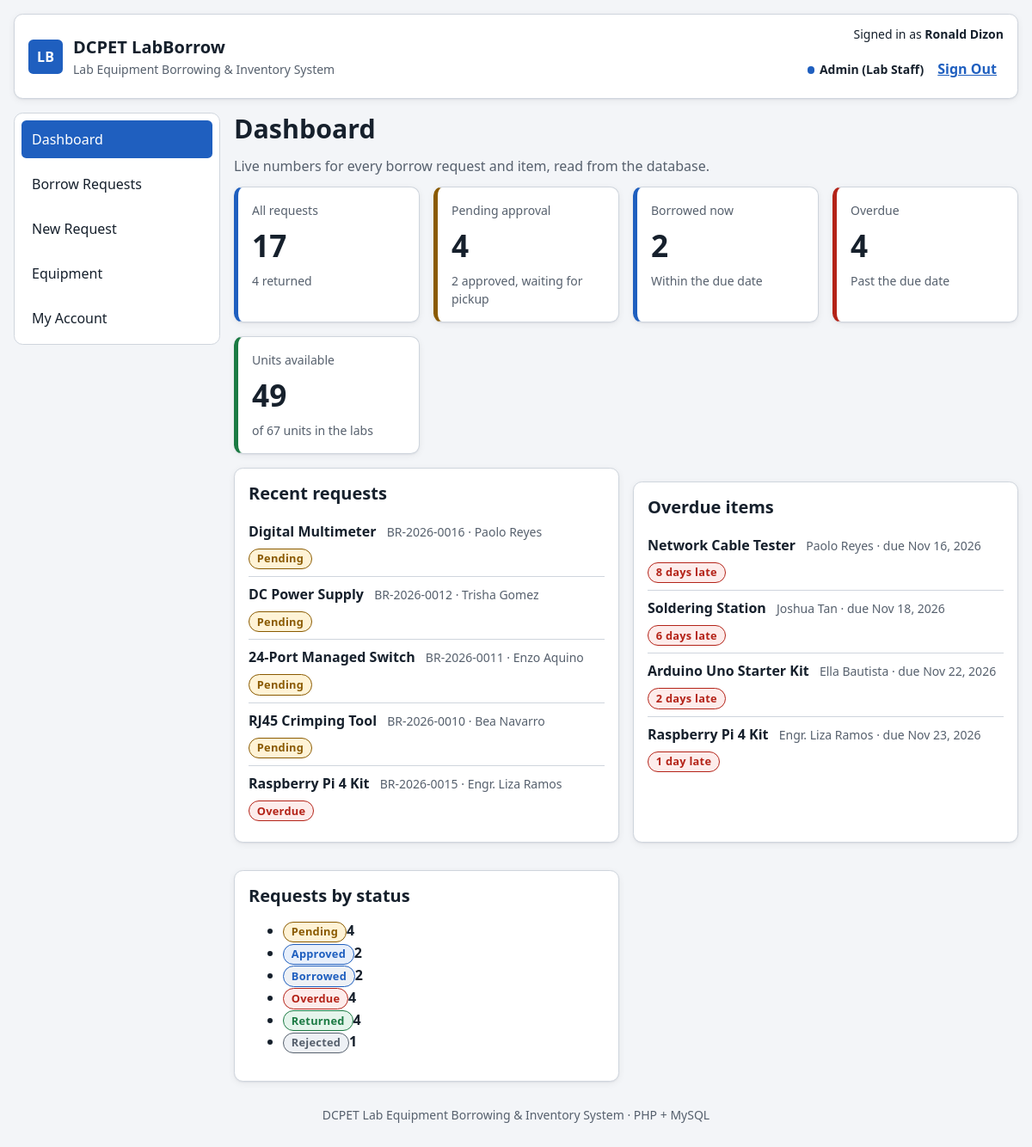
The app's page /dashboard.php (signed in) with its own data.
### tables this page shows
CREATE TABLE users (
  id             INT UNSIGNED AUTO_INCREMENT PRIMARY KEY,
  school_id      VARCHAR(20)  NOT NULL UNIQUE,
  full_name      VARCHAR(100) NOT NULL,
  email          VARCHAR(120) NOT NULL UNIQUE,
  password_hash  VARCHAR(255) NOT NULL,
  role           ENUM('super_admin','admin','user') NOT NULL DEFAULT 'user',
  borrower_type  ENUM('Student','Faculty','Staff') NOT NULL DEFAULT 'Student',
  is_active      TINYINT(1)   NOT NULL DEFAULT 1,
  last_login_at  DATETIME     NULL,
  created_at     DATETIME     NOT NULL DEFAULT CURRENT_TIMESTAMP,
  updated_at     DATETIME     NOT NULL DEFAULT CURRENT_TIMESTAMP ON UPDATE CURRENT_TIMESTAMP,
  INDEX idx_users_role (role)
);

CREATE TABLE borrow_requests (
  id               INT UNSIGNED AUTO_INCREMENT PRIMARY KEY,
  code             VARCHAR(20)  NULL UNIQUE,
  user_id          INT UNSIGNED NOT NULL,
  equipment_id     INT UNSIGNED NOT NULL,
  quantity         INT UNSIGNED NOT NULL,
  purpose          ENUM('Class activity','Project','Thesis','Other') NOT NULL,
  purpose_details  VARCHAR(255) NULL,
  borrow_date      DATE NOT NULL,
  due_date         DATE NOT NULL,
  returned_date    DATE NULL,
  status           ENUM('PENDING','APPROVED','BORROWED','RETURNED','REJECTED') NOT NULL DEFAULT 'PENDING',
  remarks          VARCHAR(255) NULL,
  created_by       INT UNSIGNED NULL,
  processed_by     INT UNSIGNED NULL,
  created_at       DATETIME NOT NULL DEFAULT CURRENT_TIMESTAMP,
  updated_at       DATETIME NOT NULL DEFAULT CURRENT_TIMESTAMP ON UPDATE CURRENT_TIMESTAMP,
  CONSTRAINT fk_requests_user      FOREIGN KEY (user_id)      REFERENCES users(id)     ON DELETE RESTRICT,
  CONSTRAINT fk_requests_equipment FOREIGN KEY (equipment_id) REFERENCES equipment(id) ON DELETE RESTRICT,
  CONSTRAINT fk_requests_creator   FOREIGN KEY (created_by)   REFERENCES users(id)     ON DELETE SET NULL,
  CONSTRAINT fk_requests_processor FOREIGN KEY (processed_by) REFERENCES users(id)     ON DELETE SET NULL,
  INDEX idx_requests_status (status),
  INDEX idx_requests_due (due_date),
  CHECK (quantity >= 1),
  CHECK (due_date >= borrow_date)
);

CREATE TABLE equipment (
  id              INT UNSIGNED AUTO_INCREMENT PRIMARY KEY,
  code            VARCHAR(20)  NOT NULL UNIQUE,
  name            VARCHAR(120) NOT NULL,
  category        VARCHAR(60)  NOT NULL,
  laboratory      VARCHAR(80)  NOT NULL,
  total_units     INT UNSIGNED NOT NULL,
  item_condition  ENUM('Good','Needs calibration','Under repair','Retired') NOT NULL DEFAULT 'Good',
  description     TEXT NULL,
  created_at      DATETIME NOT NULL DEFAULT CURRENT_TIMESTAMP,
  updated_at      DATETIME NOT NULL DEFAULT CURRENT_TIMESTAMP ON UPDATE CURRENT_TIMESTAMP,
  INDEX idx_equipment_category (category),
  CHECK (total_units >= 1)
);

### includes/db.php (called while the page is built, shortened)
<?php
function db(): PDO
{
    static $pdo = null;
    if ($pdo === null) {
        $dsn = 'mysql:host=' . DB_HOST . ';port=' . DB_PORT . ';dbname=' . DB_NAME . ';charset=utf8mb4';
        try {
            $pdo = new PDO($dsn, DB_USER, DB_PASS, [
                PDO::ATTR_ERRMODE => PDO::ERRMODE_EXCEPTION,
                PDO::ATTR_DEFAULT_FETCH_MODE => PDO::FETCH_ASSOC,
                PDO::ATTR_EMULATE_PREPARES => false,
            ]);
            $pdo->exec("SET time_zone = '+08:00'");
        } catch (PDOException $e) {
            http_response_code(500);
            echo '<!doctype html><meta charset="utf-8"><title>Database unavailable</title>'
                . '<body style="font-family:system-ui;padding:2rem;max-width:40rem">'
                . '<h1>Can’t reach the database</h1>'
                . '<p>Start MySQL in the XAMPP Control Panel and import <code>database/labborrow_db.sql</code> in phpMyAdmin, then reload this page.</p>'
                . '<p style="color:#56606d">' . htmlspecialchars($e->getMessage()) . '</p></body>';
            exit;
        }
    }
    return $pdo;
}
function db_all(string $sql, array $params = []): array
{
    $stmt = db()->prepare($sql);
    $stmt->execute($params);
    return $stmt->fetchAll();
}
function db_one(string $sql, array $params = []): ?array
{
    $stmt = db()->prepare($sql);
    $stmt->execute($params);
    $row = $stmt->fetch();
    return $row === false ? null : $row;
}
function db_value(string $sql, array $params = [])
{
    $stmt = db()->prepare($sql);
    $stmt->execute($params);
    return $stmt->fetchColumn();
}

### includes/auth.php (called while the page is built, shortened)
<?php
require_once __DIR__ . '/db.php';
require_once __DIR__ . '/helpers.php';
function current_user(): ?array
{
    static $user = false;
    if ($user === false) {
        $user = null;
        if (!empty($_SESSION['user_id'])) {
            $user = db_one('SELECT * FROM users WHERE id = ? AND is_active = 1', [$_SESSION['user_id']]);
        }
    }
    return $user;
}
function can(string $permission): bool
{
    $user = current_user();
    return $user && in_array($permission, PERMISSIONS[$user['role']] ?? [], true);
}
function require_login(): array
{
    $user = current_user();
    return $user;
}

### dashboard.php (the view, shortened to what this page needs)
<?php
require __DIR__ . '/includes/auth.php';
$me = require_login();
$all = can('dashboard.all');
$scope = $all ? '1=1' : 'r.user_id = ?';
$args = $all ? [] : [$me['id']];
$counts = db_one("
  SELECT COUNT(*) AS total,
         SUM(r.status = 'PENDING') AS pending,
         SUM(r.status = 'APPROVED') AS approved,
         SUM(r.status = 'BORROWED' AND r.due_date >= CURDATE()) AS borrowed,
         SUM(r.status = 'BORROWED' AND r.due_date < CURDATE()) AS overdue,
         SUM(r.status = 'RETURNED') AS returned,
         SUM(r.status = 'REJECTED') AS rejected
  FROM borrow_requests r WHERE $scope", $args);
$counts = array_map('intval', $counts);
$units = db_one('SELECT SUM(total_units) AS total FROM equipment WHERE item_condition <> \'Retired\'');
$committed = (int) db_value("SELECT COALESCE(SUM(r.quantity),0) FROM borrow_requests r JOIN equipment e ON e.id = r.equipment_id WHERE e.item_condition <> 'Retired' AND r." . COMMITTED_SQL);
$totalUnits = (int) $units['total'];
$recent = db_all(REQUEST_SELECT . " WHERE $scope ORDER BY r.created_at DESC LIMIT 5", $args);
$overdueList = db_all(REQUEST_SELECT . " WHERE $scope AND r.status = 'BORROWED' AND r.due_date < CURDATE() ORDER BY r.due_date LIMIT 5", $args);
$active_nav = 'dashboard';
require __DIR__ . '/includes/layout/header.php';
?>
<h1 class="view-title">Dashboard</h1>
<p class="view-lead">
  <?= $all
      ? 'Live numbers for every borrow request and item, read from the database.'
      : 'Hi, ' . e(explode(' ', $me['full_name'])[0]) . '. Here are your borrow requests at a glance.' ?>
</p>
<div class="kpi-grid">
  <div class="kpi-card"><p class="kpi-label"><?= $all ? 'All requests' : 'My requests' ?></p><p class="kpi-value"><?= $counts['total'] ?></p><p class="kpi-note"><?= $counts['returned'] ?> returned</p></div>
  <div class="kpi-card" data-tone="warning"><p class="kpi-label">Pending approval</p><p class="kpi-value"><?= $counts['pending'] ?></p><p class="kpi-note"><?= $counts['approved'] ?> approved, waiting for pickup</p></div>
  <div class="kpi-card"><p class="kpi-label">Borrowed now</p><p class="kpi-value"><?= $counts['borrowed'] ?></p><p class="kpi-note">Within the due date</p></div>
  <div class="kpi-card" data-tone="danger"><p class="kpi-label">Overdue</p><p class="kpi-value"><?= $counts['overdue'] ?></p><p class="kpi-note">Past the due date</p></div>
  <div class="kpi-card" data-tone="success"><p class="kpi-label">Units available</p><p class="kpi-value"><?= max(0, $totalUnits - $committed) ?></p><p class="kpi-note">of <?= $totalUnits ?> units in the labs</p></div>
</div>
<div class="dashboard-grid">
  <section class="panel" aria-labelledby="recent-title">
    <h2 id="recent-title">Recent requests</h2>
    <?php if (!$recent): ?>
      <p class="empty-note">No borrow requests yet. <a href="requests.php?action=new">Make your first request</a>.</p>
    <?php else: ?>
      <ul class="recent-list">
        <?php foreach ($recent as $r): ?>
          <li>
            <a class="recent-link" href="requests.php?action=view&amp;id=<?= (int) $r['id'] ?>">
              <span><span class="recent-title"><?= e($r['equipment_name']) ?></span>
                <span class="recent-meta"><?= e($r['code']) ?><?= $all ? ' · ' . e($r['borrower_name']) : '' ?></span></span>
              <?= badge($r['display_status']) ?>
            </a>
          </li>
        <?php endforeach; ?>
      </ul>
    <?php endif; ?>
  </section>
  <section class="panel" aria-labelledby="overdue-title">
    <h2 id="overdue-title">Overdue items</h2>
    <?php if (!$overdueList): ?>
      <p class="empty-note">Nothing is overdue.</p>
    <?php else: ?>
      <ul class="recent-list">
        <?php foreach ($overdueList as $r): ?>
          <li>
            <a class="recent-link" href="requests.php?action=view&amp;id=<?= (int) $r['id'] ?>">
              <span><span class="recent-title"><?= e($r['equipment_name']) ?></span>
                <span class="recent-meta"><?= e($r['borrower_name']) ?> · due <?= fmt_date($r['due_date']) ?></span></span>
              <span class="badge badge-OVERDUE"><?= (int) $r['days_overdue'] ?> day<?= $r['days_overdue'] == 1 ? '' : 's' ?> late</span>
            </a>
          </li>
        <?php endforeach; ?>
      </ul>
    <?php endif; ?>
  </section>
  <section class="panel" aria-labelledby="status-title">
    <h2 id="status-title">Requests by status</h2>
    <ul class="status-list">
      <?php foreach (['pending' => 'PENDING', 'approved' => 'APPROVED', 'borrowed' => 'BORROWED', 'overdue' => 'OVERDUE', 'returned' => 'RETURNED', 'rejected' => 'REJECTED'] as $k => $s): ?>
        <li><a href="requests.php?status=<?= $s ?>"><?= badge($s) ?></a><strong><?= $counts[$k] ?></strong></li>
      <?php endforeach; ?>
    </ul>
  </section>
</div>
<?php require __DIR__ . '/includes/layout/footer.php'; ?>

### includes/layout/header.php (shortened to what this page needs)
<?php
$me = current_user();
$active_nav = $active_nav ?? '';
$nav = [];
if ($me) {
    $nav[] = ['dashboard', 'dashboard.php', 'Dashboard'];
    $nav[] = ['requests', 'requests.php', can('requests.view_all') ? 'Borrow Requests' : 'My Requests'];
    $nav[] = ['new-request', 'requests.php?action=new', 'New Request'];
    $nav[] = ['equipment', 'equipment.php', 'Equipment'];
    $nav[] = ['account', 'account.php', 'My Account'];
}
?><!DOCTYPE html>
<html lang="en">
<head>
  <link rel="stylesheet" href="css/styles.css">
  <link rel="stylesheet" href="css/app.css">
</head>
<body>
  <div class="app-shell">
    <header class="app-header">
      <div class="brand">
        <span class="brand-mark" aria-hidden="true">LB</span>
        <div>
          <p class="brand-title"><?= e(APP_NAME) ?></p>
          <p class="brand-subtitle">Lab Equipment Borrowing &amp; Inventory System</p>
        </div>
      </div>
      <?php if ($me): ?>
      <section class="session-box" aria-label="Current session">
        <p class="session-text">Signed in as <strong><?= e($me['full_name']) ?></strong></p>
        <div class="session-note">
          <span class="role-tag role-<?= e($me['role']) ?>"><?= e(ROLE_LABELS[$me['role']]) ?></span>
          <form action="logout.php" method="post" class="inline-form">
            <button type="submit" class="link-button">Sign Out</button>
          </form>
        </div>
      </section>
      <?php endif; ?>
    </header>
    <?php if ($me): ?>
    <nav class="primary-nav" id="primary-nav" aria-label="Primary">
      <ul>
        <?php foreach ($nav as [$key, $href, $label]): ?>
          <li><a href="<?= e($href) ?>"<?= $key === $active_nav ? ' aria-current="page"' : '' ?>><?= e($label) ?></a></li>
        <?php endforeach; ?>
      </ul>
    </nav>
    <?php endif; ?>
    <main id="app" tabindex="-1" class="<?= $me ? '' : 'main-solo' ?>">

### includes/helpers.php (shortened to what this page needs)
<?php
function e($value): string
{
    return htmlspecialchars((string) $value, ENT_QUOTES, 'UTF-8');
}
function fmt_date(?string $iso): string
{
    return date('M j, Y', strtotime($iso));
}
function badge(string $status): string
{
    $label = STATUS_LABELS[$status] ?? $status;
    return '<span class="badge badge-' . e($status) . '">' . e($label) . '</span>';
}

### includes/layout/footer.php (shortened to what this page needs)
    </main>
    <footer class="app-footer">
      <p>DCPET Lab Equipment Borrowing &amp; Inventory System · PHP + MySQL</p>
    </footer>
  </div>
</body>
</html>

### css/app.css (style rules this page uses)
.session-note { display: flex; flex-wrap: wrap; gap: var(--space-2); align-items: center; justify-content: flex-end; }
.inline-form { display: inline; margin: 0; }
.link-button { background: none; border: 0; padding: var(--space-1) var(--space-2); min-height: var(--touch-target); color: var(--brand); font: inherit; font-weight: 600; cursor: pointer; text-decoration: underline; }
.role-tag { font-size: var(--text-sm); font-weight: 600; white-space: nowrap; }
.role-tag::before { content: ""; display: inline-block; width: .55rem; height: .55rem; margin-right: .35rem; border-radius: 50%; background: var(--text-muted); }
.role-admin::before { background: var(--brand); }
.panel + .panel { margin-top: var(--space-4); }
.recent-link { display: flex; flex-wrap: wrap; justify-content: space-between; align-items: center; gap: var(--space-2); min-height: var(--touch-target); padding: var(--space-2) 0; color: inherit; text-decoration: none; }
.recent-title { font-weight: 600; margin-right: var(--space-2); }
.status-list a { text-decoration: none; }

### records on screen
users: full_name "Ronald Dizon", role "Admin (Lab Staff)"
borrow_requests: equipment.name "Digital Multimeter", code "BR-2026-0016", created_by.full_name "Paolo Reyes", label "Pending"
borrow_requests: equipment.name "DC Power Supply", code "BR-2026-0012", created_by.full_name "Trisha Gomez", label "Pending"
borrow_requests: equipment.name "24-Port Managed Switch", code "BR-2026-0011", created_by.full_name "Enzo Aquino", label "Pending"
borrow_requests: equipment.name "RJ45 Crimping Tool", code "BR-2026-0010", created_by.full_name "Bea Navarro", label "Pending"
borrow_requests: equipment.name "Raspberry Pi 4 Kit", code "BR-2026-0015", created_by.full_name "Engr. Liza Ramos", label "Overdue", due_date "Nov 23, 2026", days_overdue "1"
borrow_requests: equipment.name "Network Cable Tester", created_by.full_name "Paolo Reyes", due_date "Nov 16, 2026", days_overdue "8"
borrow_requests: equipment.name "Soldering Station", created_by.full_name "Joshua Tan", due_date "Nov 18, 2026", days_overdue "6"
borrow_requests: equipment.name "Arduino Uno Starter Kit", created_by.full_name "Ella Bautista", due_date "Nov 22, 2026", days_overdue "2"

### other values on screen
APP_NAME "DCPET LabBorrow"
$label "Dashboard"
$label "Borrow Requests"
$label "New Request"
$label "Equipment"
$label "My Account"
$counts['total'] "17"
$counts['returned'] "4"
$counts['pending'] "4"
$counts['approved'] "2"
$counts['borrowed'] "2"
$counts['overdue'] "4"
max(0, $totalUnits - $committed) "49"
$totalUnits "67"
$label "Pending"
